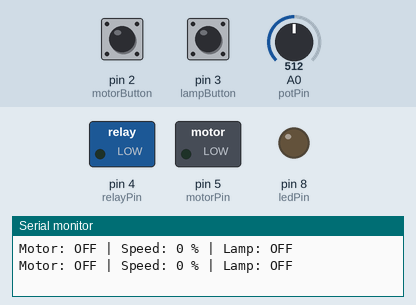
Recording of a sketch running on a simulated Arduino Uno, built with avr-gcc and run on an emulated ATmega328P. Parts: switched loads named in the sketch (green lamp = pin HIGH), output pins drawn as LEDs (lit = HIGH), the last lines printed to the serial monitor. Inputs (shaded band) come from the test bench; at power-on: pin 2 (motorButton) HIGH, pin 3 (lampButton) HIGH, A0 (potPin) = 512.

Above: at 1.2 s.
1.3 s: pin 2 (motorButton) pulled LOW for 0.15 s
At 2.5 s:
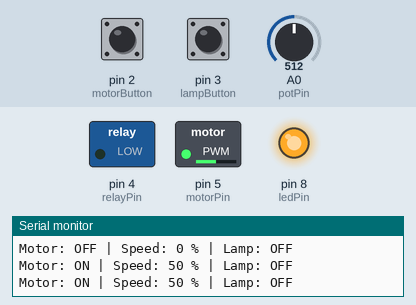
2.9 s: pin 3 (lampButton) pulled LOW for 0.15 s
At 3.7 s:
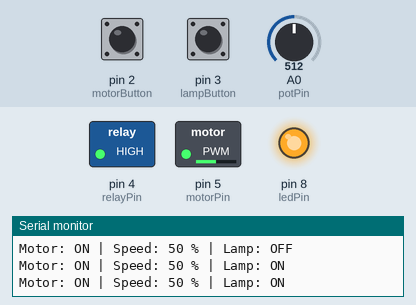
4.5 s: A0 (potPin) set to 716
At 5.5 s:
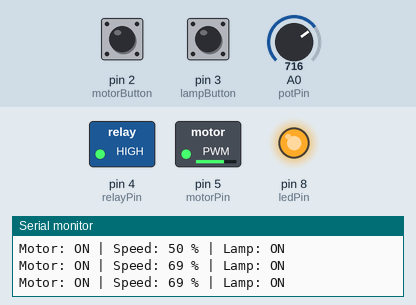
6.0 s: pin 2 (motorButton) pulled LOW for 1 s
At 7.3 s:
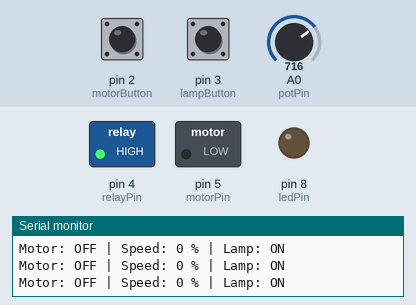
8.5 s: pin 2 (motorButton) pulled LOW for 3.2 s
At 9.2 s:
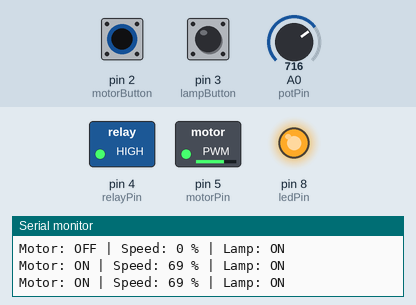
13.2 s: A0 (potPin) set to 900
At 14.5 s:
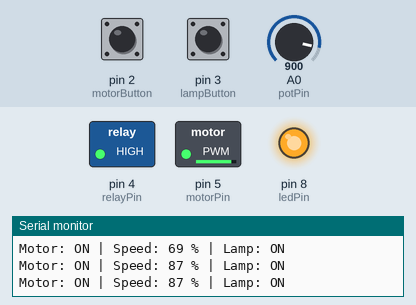
Timing chart, 0 to 15.7 s (numbered marks = the images above; inputs shaded):
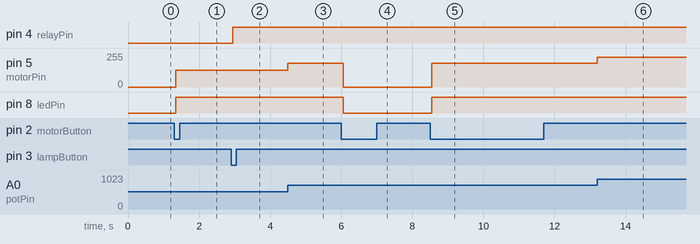

The sketch:

Day22_Motor_Relay_Lamp.ino
```cpp
// Day 22 - DC Motor Control & Relay Switching (final sketch)
//
// Motor driver : pin 5 -> 1k -> NPN transistor base, diode across the motor
// Motor button : pin 2 to GND (INPUT_PULLUP)  -> toggles the motor
// Motor LED    : pin 8 through 220 ohm        -> on while the motor is on
// Speed pot    : middle leg to A0             -> sets the motor speed
// Relay coil   : pin 4 -> 1k -> NPN transistor base, diode across the coil
// Lamp button  : pin 3 to GND (INPUT_PULLUP)  -> toggles the relay lamp
// Lamp         : 5V -> relay COM, relay NO -> 220 ohm -> LED -> GND

// ---------- 1. PIN SETUP ----------
const int motorPin = 5;      // PWM pin (~)
const int motorButton = 2;
const int lampButton = 3;
const int relayPin = 4;
const int ledPin = 8;
const int potPin = A0;

// Change these two lines if the relay is active LOW
const int RELAY_ON = HIGH;
const int RELAY_OFF = LOW;

bool motorOn = false;
bool lampOn = false;
bool lastMotorButton = HIGH;
bool lastLampButton = HIGH;
unsigned long lastPrint = 0;

void setup() {
  digitalWrite(relayPin, RELAY_OFF);   // set the OFF level first so the relay does not click on at start-up
  pinMode(relayPin, OUTPUT);
  pinMode(motorPin, OUTPUT);
  pinMode(ledPin, OUTPUT);
  pinMode(motorButton, INPUT_PULLUP);
  pinMode(lampButton, INPUT_PULLUP);
  Serial.begin(9600);
}

void loop() {
  // ---------- 2. BUTTONS (state-change method) ----------
  bool mButton = digitalRead(motorButton);
  if (lastMotorButton == HIGH && mButton == LOW) {
    motorOn = !motorOn;
    delay(50);                                     // debounce
  }
  lastMotorButton = mButton;

  bool lButton = digitalRead(lampButton);
  if (lastLampButton == HIGH && lButton == LOW) {
    lampOn = !lampOn;
    delay(50);                                     // debounce
  }
  lastLampButton = lButton;

  // ---------- 3. SPEED CONTROL ----------
  int potValue = analogRead(potPin);               // 0 - 1023
  int speed = map(potValue, 0, 1023, 0, 255);      // PWM value
  int percent = map(potValue, 0, 1023, 0, 100);    // speed in %

  // ---------- 4. OUTPUT CONTROL ----------
  if (motorOn) {
    analogWrite(motorPin, speed);
    digitalWrite(ledPin, HIGH);
  } else {
    analogWrite(motorPin, 0);
    digitalWrite(ledPin, LOW);
  }
  digitalWrite(relayPin, lampOn ? RELAY_ON : RELAY_OFF);   // digitalWrite only, never analogWrite, for a relay

  // ---------- Serial Monitor ----------
  if (millis() - lastPrint >= 500) {
    lastPrint = millis();
    Serial.print("Motor: ");
    Serial.print(motorOn ? "ON" : "OFF");
    Serial.print(" | Speed: ");
    Serial.print(motorOn ? percent : 0);
    Serial.print(" % | Lamp: ");
    Serial.println(lampOn ? "ON" : "OFF");
  }
}
```

Measured:
- after the input at 1.3 s, pin 5 (motorPin): 0/255 → 127/255 after 0.05 s; pin 8 (ledPin): LOW → HIGH after 0.05 s
- after the input at 2.9 s, pin 4 (relayPin): LOW → HIGH after 0.05 s
- after the input at 4.5 s, pin 5 (motorPin): 127/255 → 178/255 at once
- after the input at 6.0 s, pin 5 (motorPin): 178/255 → 0/255 after 0.05 s; pin 8 (ledPin): HIGH → LOW after 0.05 s
- after the input at 8.5 s, pin 5 (motorPin): 0/255 → 178/255 after 0.05 s; pin 8 (ledPin): LOW → HIGH after 0.05 s
- after the input at 13.2 s, pin 5 (motorPin): 178/255 → 224/255 at once
